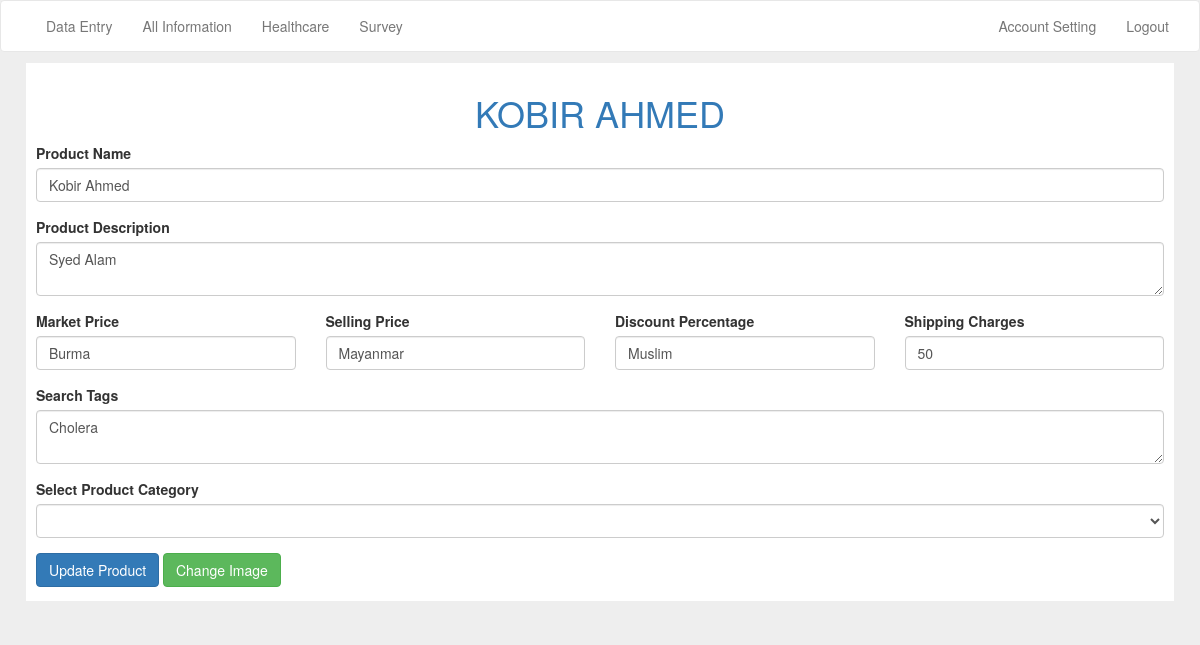
The page /admin/edit_product.php?id=7 (signed in) on the database its author committed.
### tables this page shows
CREATE TABLE `product` (
  `id` int(11) NOT NULL,
  `category_id` varchar(255) NOT NULL,
  `name` text NOT NULL,
  `image` text NOT NULL,
  `description` text NOT NULL,
  `mp` varchar(255) NOT NULL,
  `sp` varchar(255) NOT NULL,
  `off` varchar(255) NOT NULL,
  `shipping` int(11) NOT NULL,
  `tags` text NOT NULL
);

### classes/Db.php (called while the page is built, shortened)
<?php
	class Db{
		public static $_mysqli = null;
		private $_host = "localhost",
				$_database = "abc",
				$_username = "root",
				$_password = "";
		public function __construct(){
			return $this->Connnect();
		}
		public function Connnect(){
			self::$_mysqli = mysqli_connect($this->_host,$this->_username,$this->_password,$this->_database);
			if(!mysqli_connect_errno()){
				return self::$_mysqli;
			}else{
				echo "Connection Failed ". mysqli_connect_error();
			}
		}
		public function Query($q){
			$v =  mysqli_query(self::$_mysqli, $q);
			return $v;
		}
		public function FetchAll($howmuch, $table, $where, $order){
			if(isset($where)){
				$q =  $this->Query("SELECT {$howmuch} FROM {$table} WHERE {$where} ORDER BY {$order}");
			}else{
				$q = $this->Query("SELECT {$howmuch} FROM {$table} ORDER BY {$order}");
			}
			$fetchArray = array();
			$i = 0;
			while($fetch = mysqli_fetch_assoc($q)){
				$fetchArray[$i] = $fetch;
				$i++;
			}
			return $fetchArray;
		}
		public function Fetch($howmuch, $from, $where){
			if($where != null){
				$queryString = "SELECT ".$howmuch." FROM ".$from." WHERE ".$where;
			}else{
				$queryString = "SELECT ".$howmuch." FROM ".$from;
			}
			$query = $this->Query($queryString);
			$fetch = mysqli_fetch_assoc($query);
			return $fetch;
		}
	}
?>

### admin/inc/init.php (called while the page is built, shortened)
<?php
	require_once("./../classes/Db.php");
	require_once("./../inc/function.php");
	$db = new Db();
?>

### inc/function.php (called while the page is built, shortened)
<?php
	function escape($value){
		return trim(htmlentities(htmlspecialchars($value)));
	}
?>

### admin/edit_product.php (the view, shortened to what this page needs)
<?php
	require_once("inc/header.php");
	require_once("inc/navbar.php");
	if (isset($_GET['id'])) {
		$product_id = escape($_GET['id']);
		$product = $db->Fetch("*","product","id='$product_id'");
		$category_id = $product['category_id'];
		$category = $db->Fetch("name","category","id='$category_id'");
	}else{
		die("<center>Invalid Page</center>");
	}
?>
<div class="container padding-10">
	<div id="search-container">
		<h1 class="text-center text-bs-primary text-upper"><?php echo $product['name'] ?></h1>
		<form action="<?php echo $_SERVER['PHP_SELF']."?id=".$product_id;?>" method="post" enctype="multipart/form-data">
			<div class="form-group">
				<label for="pname">Product Name</label>
				<input type="text" class="form-control" id="pname" name="pname" placeholder="Enter your product name"  value="<?php echo $product['name']; ?>">
			</div>
			<div class="form-group">
				<label for="pdescription">Product Description</label>
				<textarea placeholder="Enter products description" class="form-control" id="pdescription" name="pdescription"><?php echo $product['description']; ?></textarea>
			</div>
			<div class="form-group">
				<div class="row">
					<div class="col-sm-3">
						<label for="pmp">Market Price</label>
						<input type="text" name="pmp" id="pmp" class="form-control" placeholder="Ex: 45000 (NOTE:no rs)" value="<?php echo $product['mp']; ?>">
					</div>
					<div class="col-sm-3">
						<label for="psp">Selling Price</label>
						<input type="text" name="psp" id="psp" class="form-control" placeholder="Ex: 40000 (NOTE:no rs)" value="<?php echo $product['sp']; ?>">
					</div>
					<div class="col-sm-3">
						<label for="poff">Discount Percentage</label>
						<input type="text" name="poff" id="poff" class="form-control" placeholder="Ex: 25% (NOTE:followed by %)" value="<?php echo $product['off']; ?>">
					</div>
					<div class="col-sm-3">
						<label for="pshipping">Shipping Charges</label>
						<input type="text" name="pshipping" id="pshipping" class="form-control" placeholder="Ex	: 40 (NOTE:no rs)" value="<?php echo $product['shipping']; ?>">
					</div>
				</div>
			</div>
			<div class="form-group">
				<label for="ptags">Search Tags</label>
				<textarea id="ptags" name="ptags" class="form-control" placeholder="Seprate tage by comma (EXAMPLE: laptop,apple,macbook,mac book air)"><?php echo $product['tags'] ?></textarea>
			</div>
			<div class="form-group">
				<label for="pcategory">Select Product Category</label>
				<select name="pcategory" id="pcategory" class="form-control">
				<option value="<?php echo  $category_id;?>"><?php echo $category['name']; ?></option>
					<?php
						$categorys = $db->FetchAll("id,name","category","id!='$category_id'","`id` ASC");
						foreach ($categorys as $key => $category) {
							echo "<option value='{$category['id']}'>{$category['name']}</option>";
						}
					?>
				</select>
			</div>
			<input type="submit" class="btn btn-primary" name="update" value="Update Product">
			<a href="edit_product_image.php?id=<?php echo $product_id; ?>" class='btn btn-success'>Change Image</a>
		</form>
	</div>

### css/hackerkernel.css (style rules this page uses)
.text-center { text-align: center; }
.text-upper { text-transform: uppercase; }
.text-bs-primary { color: #337ab7; }
.padding-10 { padding: 10px; }
label { cursor: pointer; }

### css/cart.css (style rules this page uses)
body { background: #eee; }
#search-container { height: auto; width: 100%; background: white; padding: 10px; border:1px solid #eee; min-height: 540px; margin-bottom: 5px; }

### rows shown on the page
product: name "KOBIR AHMED", pname "Kobir Ahmed", pdescription "Syed Alam", pmp "Burma", psp "Mayanmar", poff "Muslim", pshipping "50", ptags "Cholera"
